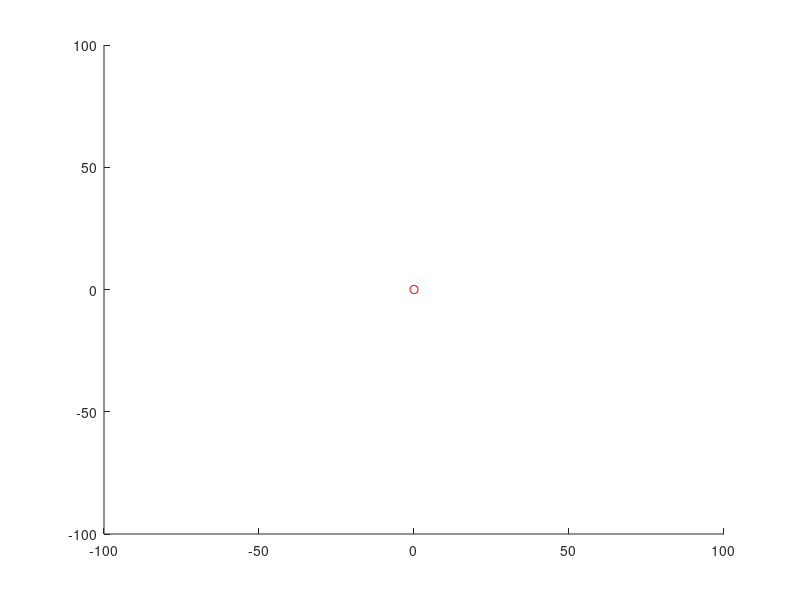

The MATLAB script that drew this image: (Note: this script raises an error after producing the figure.)
% Kalman filter example for tracking mouse position

% Define the state space model
A = eye(2); % state transition matrix
C = eye(2); % observation matrix
Q = 0.1*eye(2); % process noise covariance matrix
R = 0.5*eye(2); % measurement noise covariance matrix
x_hat = [0; 0]; % initial estimate of the state
P = eye(2); % initial estimate of the error covariance matrix

% Initialize the figure and plot the initial state estimate
fig_handle = figure(1);

hold on
xlim([-100, 100])
ylim([-100, 100])
axis_handle = gca;
plot(x_hat(1), x_hat(2), 'ro')

% Loop to update the state estimate based on new measurements
numPointsToPlot = 20;
i = 1;
points = zeros(2,numPointsToPlot);
while true
    % Get the current mouse position
    [x_m, y_m] = getMousePosition(fig_handle, axis_handle);
    z = [x_m; y_m]; % observation vector
    
    % Predict the next state estimate and error covariance
    x_hat_minus = A*x_hat;
    P_minus = A*P*A' + Q;
    
    % Update the state estimate and error covariance
    K = P_minus*C'*pinv(C*P_minus*C' + R);
    x_hat = x_hat_minus + K*(z - C*x_hat_minus);
    P = (eye(2) - K*C)*P_minus;
    
    %record points
    points(:,i)= x_hat;
    i = i + 1;
    if i > numPointsToPlot
        i = 1;
    end

    % Plot the updated state estimate
    
   if 1
    plot(x_hat(1), x_hat(2), 'ro')
    xlim([-100, 100])
    ylim([-100, 100])
   else
  
    plot(points(1,:), points(2,:), 'ro')
    xlim([-100, 100])
    ylim([-100, 100])
   end
    drawnow
    %pause(0.01);
end



% Helper function to get mouse position relative to the figure
function [x_rel_axis, y_rel_axis] = getMousePosition(fig_handle, axis_handle)
    % Get the current mouse position in pixels
    pos_pixels = get(0, 'PointerLocation');

    % Get the position and limits of the figure and axis in pixels
    fig_pos_pixels = getpixelposition(fig_handle);
    ax_pos_pixels = getpixelposition(axis_handle);
    xlims_pixels = get(axis_handle, 'XLim') / diff(axis_handle.XLim) * ax_pos_pixels(3) + ax_pos_pixels(1) + ax_pos_pixels(3)/2 +fig_pos_pixels(1);
    ylims_pixels = get(axis_handle, 'YLim') / diff(axis_handle.YLim) * ax_pos_pixels(4) + ax_pos_pixels(2) + ax_pos_pixels(4)/2+fig_pos_pixels(2);
    x_pixels_per_axis = diff(xlims_pixels) / diff(axis_handle.XLim);
    y_pixels_per_axis = diff(ylims_pixels) / diff(axis_handle.YLim);
    
    axis_center_x_pixels = mean(xlims_pixels);
    axis_center_y_pixels = mean(ylims_pixels);

    % Calculate the mouse position relative to the figure
    x_rel_pixels = (pos_pixels(1) - axis_center_x_pixels);
    y_rel_pixels = (pos_pixels(2) - axis_center_y_pixels);
    x_rel_axis = x_rel_pixels / x_pixels_per_axis;
    y_rel_axis = y_rel_pixels / y_pixels_per_axis;
end
